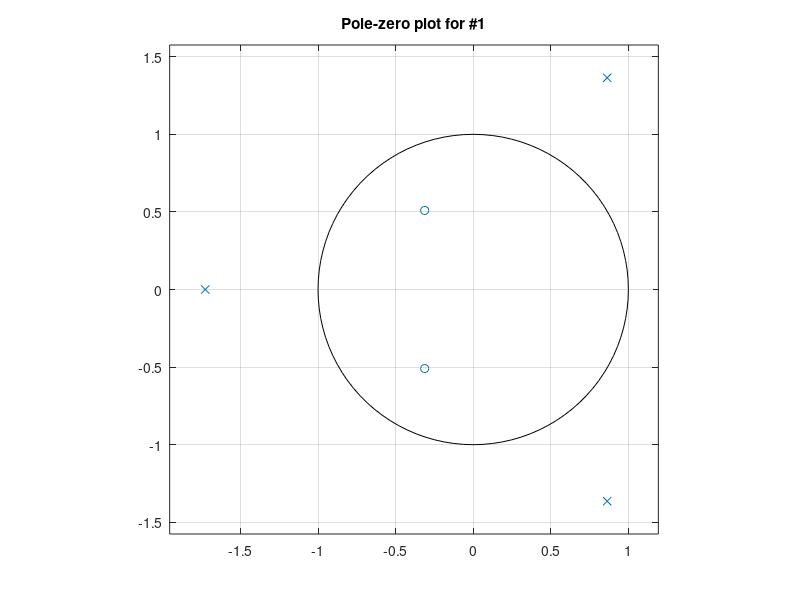
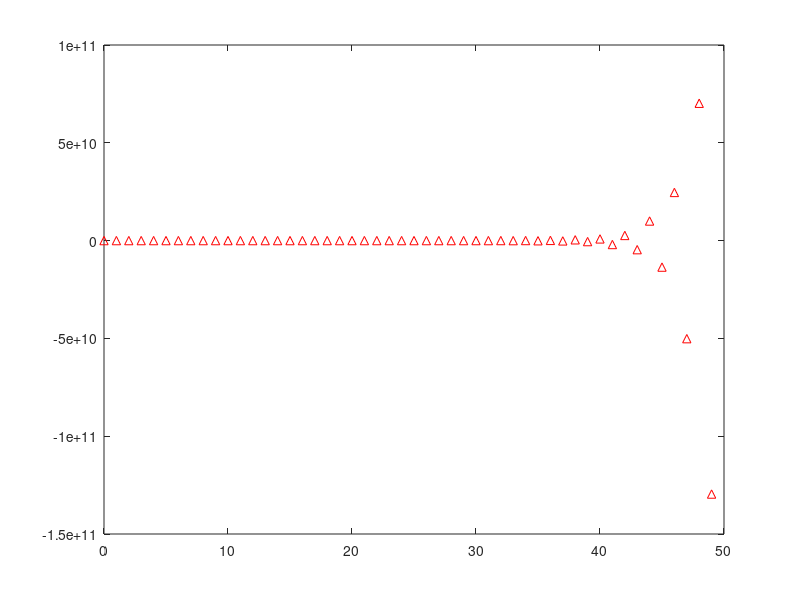
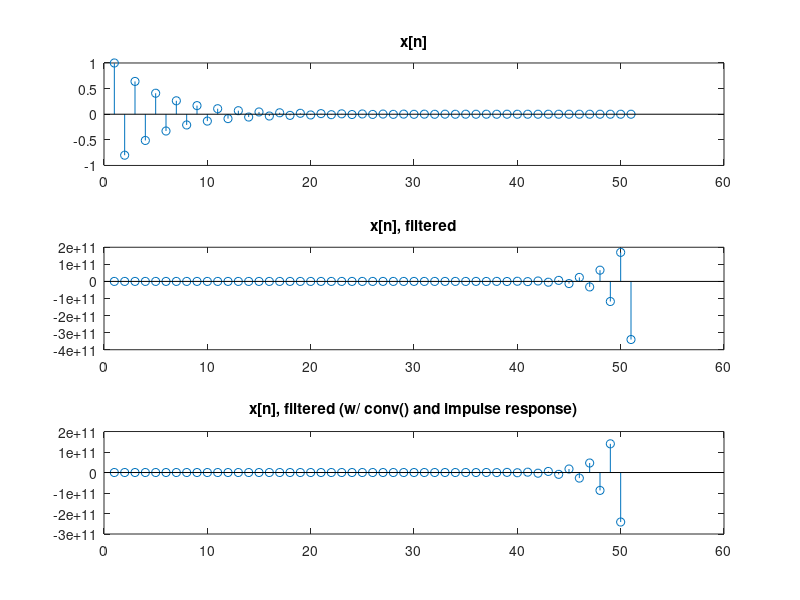
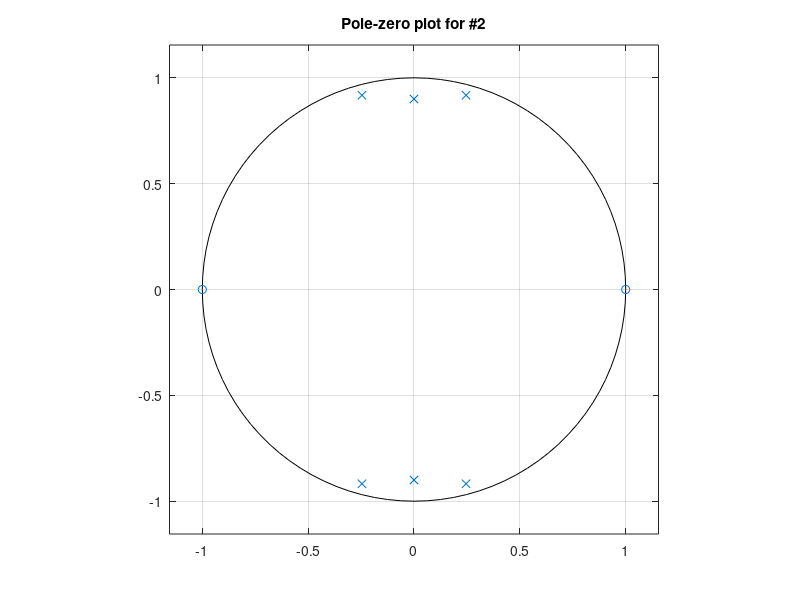

Source code (MATLAB) for these figures, in order:
% ECE210-A HW6
% Dan Mezhiborsky

%% #1

n = [2/5 1/4 1/7];
d = [1/3 0 -1/8 3/2];

zeros = roots(n);
poles = roots(d);

[nz, dz] = tf2zp(n, d);

figure
zplane(nz, dz)
title('Pole-zero plot for #1')

figure
impz(n,d, 50)

[in, ir] = impz(n,d, 50);
n2 = 0:50;
x = (-4/5).^n2;

xf = filter(n2,d,x);

figure
subplot(3,1,1)
stem(x)
title('x[n]')
xlim([0, 60])

subplot(3,1,2)
stem(xf)
title('x[n], filtered')
xlim([0, 60])

subplot(3,1,3)
im = conv(in, x);
stem(im(1:50))
title('x[n], filtered (w/ conv() and impulse response)')
xlim([0, 60])

%% #2
zeros = [-1; 1]
poles = [0.9*exp(j*pi/2); 0.9*exp(-j*pi/2); 0.95*exp(j*5*pi/12); 0.95*exp(-j*5*pi/12); 0.95*exp(j*7*pi/12); 0.95*exp(-j*7*pi/12)]

[n,d] = zp2tf(zeros, poles, 1);
figure
zplane(n,d)
title('Pole-zero plot for #2')

[h,w] = freqz(n,d,1024);

figure
subplot(2,1,1)
plot(w, 20*(log10(abs(h))))
xticks(0:(pi/8):pi)
xticklabels({'0', '\pi/8', '\pi/4', '3\pi/8', '\pi/2', '5\pi/8', '3\pi/4', '7\pi/8', '\pi'})
xlim([0, pi])
title('Gain of h vs \omega')
xlabel('\omega (rad)')
ylabel('h gain (dB)')

subplot(2,1,2)
plot(w, rad2deg(unwrap(angle(h))))
xticks(0:(pi/8):pi)
xticklabels({'0', '\pi/8', '\pi/4', '3\pi/8', '\pi/2', '5\pi/8', '3\pi/4', '7\pi/8', '\pi'})
xlim([0, pi])
title('Phase of h vs \omega')
xlabel('\omega (rad)')
ylabel('h phase (deg)')
